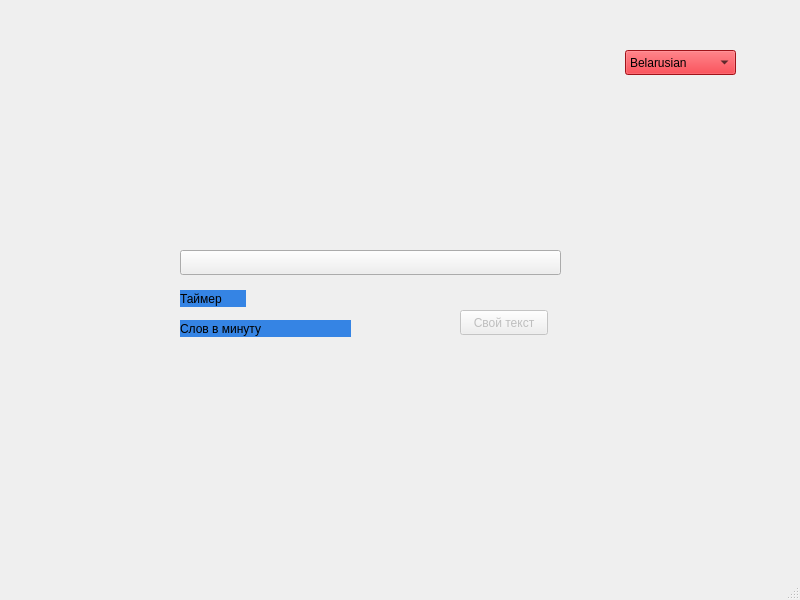
<?xml version="1.0" encoding="UTF-8"?>
<ui version="4.0">
 <class>MainWindow</class>
 <widget class="QMainWindow" name="MainWindow">
  <property name="geometry">
   <rect>
    <x>0</x>
    <y>0</y>
    <width>800</width>
    <height>600</height>
   </rect>
  </property>
  <property name="windowTitle">
   <string>MainWindow</string>
  </property>
  <widget class="QWidget" name="centralwidget">
   <widget class="QPushButton" name="Space">
    <property name="geometry">
     <rect>
      <x>180</x>
      <y>250</y>
      <width>381</width>
      <height>25</height>
     </rect>
    </property>
    <property name="text">
     <string/>
    </property>
   </widget>
   <widget class="QWidget" name="gridLayoutWidget">
    <property name="geometry">
     <rect>
      <x>180</x>
      <y>50</y>
      <width>381</width>
      <height>201</height>
     </rect>
    </property>
    <layout class="QGridLayout" name="gridLayout"/>
   </widget>
   <widget class="QComboBox" name="comboBox">
    <property name="geometry">
     <rect>
      <x>625</x>
      <y>50</y>
      <width>111</width>
      <height>25</height>
     </rect>
    </property>
    <property name="styleSheet">
     <string notr="true">background-color: rgb(224, 27, 36);</string>
    </property>
    <item>
     <property name="text">
      <string>Belarusian</string>
     </property>
    </item>
    <item>
     <property name="text">
      <string>Germany</string>
     </property>
    </item>
    <item>
     <property name="text">
      <string>Ivrit</string>
     </property>
    </item>
    <item>
     <property name="text">
      <string>Arabic</string>
     </property>
    </item>
    <item>
     <property name="text">
      <string>French</string>
     </property>
    </item>
   </widget>
   <widget class="QLabel" name="text">
    <property name="geometry">
     <rect>
      <x>190</x>
      <y>20</y>
      <width>331</width>
      <height>20</height>
     </rect>
    </property>
    <property name="text">
     <string/>
    </property>
   </widget>
   <widget class="QLabel" name="timer">
    <property name="geometry">
     <rect>
      <x>180</x>
      <y>290</y>
      <width>66</width>
      <height>17</height>
     </rect>
    </property>
    <property name="styleSheet">
     <string notr="true">background-color: rgb(53, 132, 228);</string>
    </property>
    <property name="text">
     <string>Таймер</string>
    </property>
   </widget>
   <widget class="QLabel" name="words">
    <property name="geometry">
     <rect>
      <x>180</x>
      <y>320</y>
      <width>171</width>
      <height>17</height>
     </rect>
    </property>
    <property name="styleSheet">
     <string notr="true">background-color: rgb(53, 132, 228);</string>
    </property>
    <property name="text">
     <string>Слов в минуту</string>
    </property>
   </widget>
   <widget class="QPushButton" name="pushButton">
    <property name="enabled">
     <bool>false</bool>
    </property>
    <property name="geometry">
     <rect>
      <x>460</x>
      <y>310</y>
      <width>88</width>
      <height>25</height>
     </rect>
    </property>
    <property name="text">
     <string>Свой текст</string>
    </property>
   </widget>
  </widget>
  <widget class="QMenuBar" name="menubar">
   <property name="geometry">
    <rect>
     <x>0</x>
     <y>0</y>
     <width>800</width>
     <height>23</height>
    </rect>
   </property>
  </widget>
  <widget class="QStatusBar" name="statusbar"/>
 </widget>
 <resources/>
 <connections/>
</ui>
